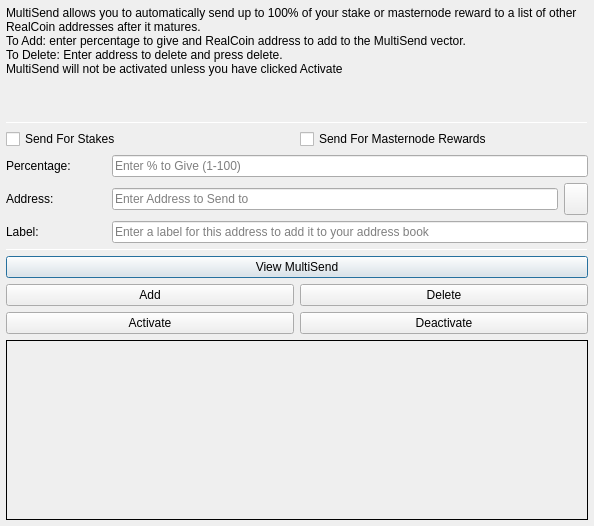
<?xml version="1.0" encoding="UTF-8"?>
<ui version="4.0">
 <class>MultiSendDialog</class>
 <widget class="QDialog" name="MultiSendDialog">
  <property name="windowModality">
   <enum>Qt::NonModal</enum>
  </property>
  <property name="geometry">
   <rect>
    <x>0</x>
    <y>0</y>
    <width>594</width>
    <height>526</height>
   </rect>
  </property>
  <property name="windowTitle">
   <string>MultiSend</string>
  </property>
  <layout class="QVBoxLayout" name="verticalLayout" stretch="0">
   <property name="margin">
    <number>6</number>
   </property>
   <item>
    <layout class="QVBoxLayout" name="verticalLayout_Main" stretch="1,1,1,0,1,1,1">
     <item>
      <widget class="QLabel" name="label_2">
       <property name="lineWidth">
        <number>1</number>
       </property>
       <property name="text">
        <string>MultiSend allows you to automatically send up to 100% of your stake or masternode reward to a list of other RealCoin addresses after it matures.
To Add: enter percentage to give and RealCoin address to add to the MultiSend vector.
To Delete: Enter address to delete and press delete.
MultiSend will not be activated unless you have clicked Activate</string>
       </property>
       <property name="alignment">
        <set>Qt::AlignLeading|Qt::AlignLeft|Qt::AlignTop</set>
       </property>
       <property name="wordWrap">
        <bool>true</bool>
       </property>
      </widget>
     </item>
     <item>
      <widget class="Line" name="line">
       <property name="minimumSize">
        <size>
         <width>0</width>
         <height>1</height>
        </size>
       </property>
       <property name="maximumSize">
        <size>
         <width>16777215</width>
         <height>1</height>
        </size>
       </property>
       <property name="orientation">
        <enum>Qt::Horizontal</enum>
       </property>
      </widget>
     </item>
     <item>
      <layout class="QVBoxLayout" name="verticalLayout_Settings">
       <item>
        <layout class="QHBoxLayout" name="horizontalLayout">
         <item>
          <widget class="QCheckBox" name="multiSendStakeCheckBox">
           <property name="text">
            <string>Send For Stakes</string>
           </property>
          </widget>
         </item>
         <item>
          <widget class="QCheckBox" name="multiSendMasternodeCheckBox">
           <property name="text">
            <string>Send For Masternode Rewards</string>
           </property>
          </widget>
         </item>
        </layout>
       </item>
       <item>
        <layout class="QHBoxLayout" name="horizontalLayout_6">
         <item>
          <widget class="QLabel" name="label">
           <property name="minimumSize">
            <size>
             <width>100</width>
             <height>0</height>
            </size>
           </property>
           <property name="toolTip">
            <string>Percentage of stake to send</string>
           </property>
           <property name="text">
            <string>Percentage:</string>
           </property>
          </widget>
         </item>
         <item>
          <widget class="QLineEdit" name="multiSendPercentEdit">
           <property name="toolTip">
            <string>Enter whole numbers 1 - 100</string>
           </property>
           <property name="placeholderText">
            <string>Enter % to Give (1-100)</string>
           </property>
          </widget>
         </item>
        </layout>
       </item>
       <item>
        <layout class="QHBoxLayout" name="horizontalLayout_7">
         <item>
          <widget class="QLabel" name="label_5">
           <property name="minimumSize">
            <size>
             <width>100</width>
             <height>0</height>
            </size>
           </property>
           <property name="toolTip">
            <string>Address to send portion of stake to</string>
           </property>
           <property name="text">
            <string>Address:</string>
           </property>
          </widget>
         </item>
         <item>
          <widget class="QLineEdit" name="multiSendAddressEdit">
           <property name="toolTip">
            <string/>
           </property>
           <property name="placeholderText">
            <string>Enter Address to Send to</string>
           </property>
          </widget>
         </item>
         <item>
          <widget class="QToolButton" name="addressBookButton">
           <property name="maximumSize">
            <size>
             <width>16777215</width>
             <height>32</height>
            </size>
           </property>
           <property name="toolTip">
            <string>Choose an address from the address book</string>
           </property>
           <property name="text">
            <string/>
           </property>
           <property name="icon">
            <iconset resource="../realcoin.qrc">
             <normaloff>:/icons/address-book</normaloff>:/icons/address-book</iconset>
           </property>
           <property name="shortcut">
            <string>Alt+A</string>
           </property>
          </widget>
         </item>
        </layout>
       </item>
      </layout>
     </item>
     <item>
      <layout class="QHBoxLayout" name="horizontalLayout_3">
       <item>
        <widget class="QLabel" name="label_3">
         <property name="minimumSize">
          <size>
           <width>100</width>
           <height>0</height>
          </size>
         </property>
         <property name="text">
          <string>Label:</string>
         </property>
        </widget>
       </item>
       <item>
        <widget class="QLineEdit" name="labelAddressLabelEdit">
         <property name="placeholderText">
          <string>Enter a label for this address to add it to your address book</string>
         </property>
        </widget>
       </item>
      </layout>
     </item>
     <item>
      <widget class="Line" name="line_2">
       <property name="minimumSize">
        <size>
         <width>0</width>
         <height>1</height>
        </size>
       </property>
       <property name="maximumSize">
        <size>
         <width>16777215</width>
         <height>1</height>
        </size>
       </property>
       <property name="orientation">
        <enum>Qt::Horizontal</enum>
       </property>
      </widget>
     </item>
     <item>
      <layout class="QVBoxLayout" name="verticalLayout_Buttons">
       <item>
        <layout class="QHBoxLayout" name="horizontalLayout_4">
         <item>
          <widget class="QPushButton" name="viewButton">
           <property name="toolTip">
            <string/>
           </property>
           <property name="statusTip">
            <string>View MultiSend Vector</string>
           </property>
           <property name="text">
            <string>View MultiSend</string>
           </property>
          </widget>
         </item>
        </layout>
       </item>
       <item>
        <layout class="QHBoxLayout" name="horizontalLayout_2">
         <item>
          <widget class="QPushButton" name="addButton">
           <property name="toolTip">
            <string/>
           </property>
           <property name="statusTip">
            <string>Add to MultiSend Vector</string>
           </property>
           <property name="text">
            <string>Add</string>
           </property>
          </widget>
         </item>
         <item>
          <widget class="QPushButton" name="deleteButton">
           <property name="toolTip">
            <string/>
           </property>
           <property name="statusTip">
            <string>Delete Address From MultiSend Vector</string>
           </property>
           <property name="text">
            <string>Delete</string>
           </property>
          </widget>
         </item>
        </layout>
       </item>
       <item>
        <layout class="QHBoxLayout" name="horizontalLayout_5">
         <item>
          <widget class="QPushButton" name="activateButton">
           <property name="statusTip">
            <string>Activate MultiSend</string>
           </property>
           <property name="text">
            <string>Activate</string>
           </property>
          </widget>
         </item>
         <item>
          <widget class="QPushButton" name="disableButton">
           <property name="statusTip">
            <string>Deactivate MultiSend</string>
           </property>
           <property name="text">
            <string>Deactivate</string>
           </property>
          </widget>
         </item>
        </layout>
       </item>
      </layout>
     </item>
     <item>
      <widget class="QLabel" name="message">
       <property name="minimumSize">
        <size>
         <width>0</width>
         <height>180</height>
        </size>
       </property>
       <property name="frameShape">
        <enum>QFrame::Panel</enum>
       </property>
       <property name="frameShadow">
        <enum>QFrame::Plain</enum>
       </property>
       <property name="lineWidth">
        <number>1</number>
       </property>
       <property name="midLineWidth">
        <number>1</number>
       </property>
       <property name="text">
        <string/>
       </property>
       <property name="alignment">
        <set>Qt::AlignLeading|Qt::AlignLeft|Qt::AlignTop</set>
       </property>
       <property name="wordWrap">
        <bool>true</bool>
       </property>
      </widget>
     </item>
    </layout>
   </item>
  </layout>
 </widget>
 <resources>
  <include location="../realcoin.qrc"/>
 </resources>
 <connections/>
</ui>
